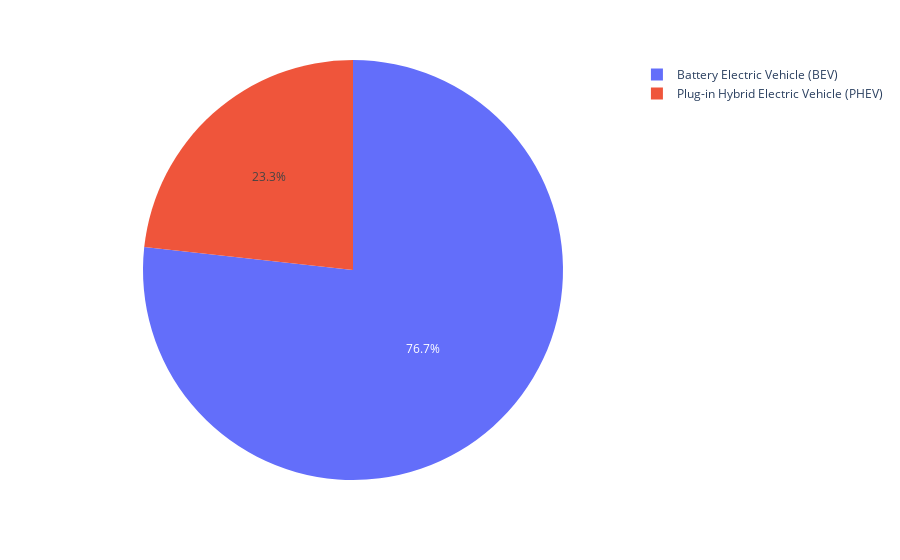

The cell this chart's notebook holds for it:
### Code cell
#Percentage of BEV vs PHEV

Vehicle_type = list(df.groupby('Electric Vehicle Type').count()['County'].index)
values = df.groupby('Electric Vehicle Type').count()['County'].values

px.pie(names=Vehicle_type,values=values,height=400)

### Figure 1 — Plotly figure (JSON) as saved in the notebook; plotly's stock layout.template omitted (floating-point values rounded to 4 significant figures)
{"data": [{"domain": {"x": [0, 1], "y": [0, 1]}, "hovertemplate": "label=%{label}<br>value=%{value}<extra></extra>", "labels": ["Battery Electric Vehicle (BEV)", "Plug-in Hybrid Electric Vehicle (PHEV)"], "legendgroup": "", "name": "", "showlegend": true, "type": "pie", "values": [99907, 30281]}], "layout": {"autosize": true, "legend": {"tracegroupgap": 0}, "margin": {"t": 60}}}
